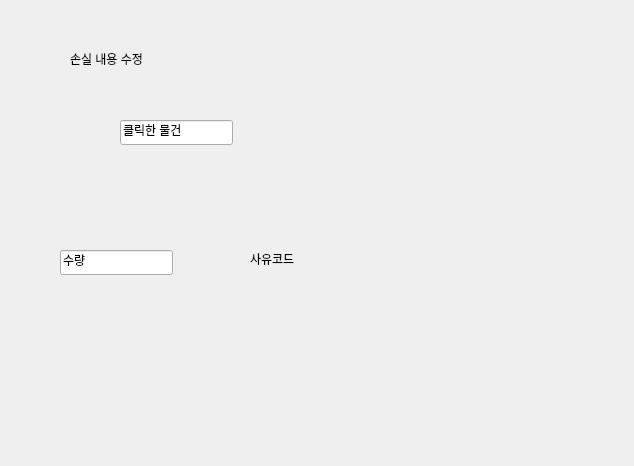
<?xml version="1.0" encoding="UTF-8"?>
<ui version="4.0">
 <class>Dialog</class>
 <widget class="QDialog" name="Dialog">
  <property name="geometry">
   <rect>
    <x>0</x>
    <y>0</y>
    <width>634</width>
    <height>466</height>
   </rect>
  </property>
  <property name="windowTitle">
   <string>Dialog</string>
  </property>
  <widget class="QLabel" name="label">
   <property name="geometry">
    <rect>
     <x>70</x>
     <y>50</y>
     <width>131</width>
     <height>18</height>
    </rect>
   </property>
   <property name="text">
    <string>손실 내용 수정</string>
   </property>
  </widget>
  <widget class="QLineEdit" name="lineEdit">
   <property name="geometry">
    <rect>
     <x>120</x>
     <y>120</y>
     <width>113</width>
     <height>25</height>
    </rect>
   </property>
   <property name="text">
    <string>클릭한 물건</string>
   </property>
  </widget>
  <widget class="QLineEdit" name="lineEdit_2">
   <property name="geometry">
    <rect>
     <x>60</x>
     <y>250</y>
     <width>113</width>
     <height>25</height>
    </rect>
   </property>
   <property name="text">
    <string>수량</string>
   </property>
  </widget>
  <widget class="QLabel" name="label_2">
   <property name="geometry">
    <rect>
     <x>250</x>
     <y>250</y>
     <width>77</width>
     <height>18</height>
    </rect>
   </property>
   <property name="text">
    <string>사유코드</string>
   </property>
  </widget>
 </widget>
 <resources/>
 <connections/>
</ui>
